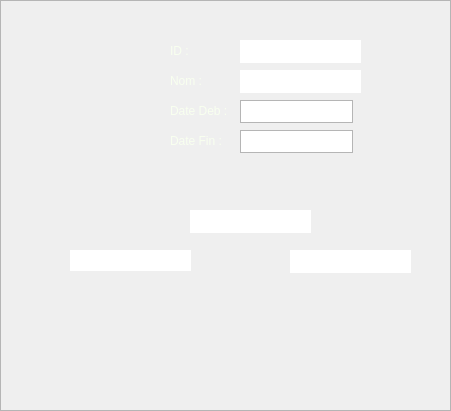
   <widget class="QFrame" name="Prop">
    <property name="geometry">
     <rect>
      <x>590</x>
      <y>120</y>
      <width>451</width>
      <height>411</height>
     </rect>
    </property>
    <property name="styleSheet">
     <string notr="true">border : 1px groove;border-color:#b5b5b5;color:white</string>
    </property>
    <property name="frameShape">
     <enum>QFrame::StyledPanel</enum>
    </property>
    <property name="frameShadow">
     <enum>QFrame::Raised</enum>
    </property>
    <widget class="QLabel" name="label_69">
     <property name="geometry">
      <rect>
       <x>170</x>
       <y>70</y>
       <width>41</width>
       <height>21</height>
      </rect>
     </property>
     <property name="styleSheet">
      <string notr="true">QLabel{
 color: rgb(248, 255, 239);
 border: 0px  tranparent;

}</string>
     </property>
     <property name="text">
      <string>Nom :</string>
     </property>
    </widget>
    <widget class="QLabel" name="label_70">
     <property name="geometry">
      <rect>
       <x>170</x>
       <y>100</y>
       <width>71</width>
       <height>21</height>
      </rect>
     </property>
     <property name="styleSheet">
      <string notr="true">QLabel{
 color: rgb(248, 255, 239);
 border: 0px  tranparent;

}</string>
     </property>
     <property name="text">
      <string>Date Deb :</string>
     </property>
    </widget>
    <widget class="QLineEdit" name="datedebFiche">
     <property name="geometry">
      <rect>
       <x>240</x>
       <y>100</y>
       <width>113</width>
       <height>23</height>
      </rect>
     </property>
     <property name="text">
      <string>09/01/2020</string>
     </property>
    </widget>
    <widget class="QLabel" name="label_71">
     <property name="geometry">
      <rect>
       <x>170</x>
       <y>130</y>
       <width>61</width>
       <height>21</height>
      </rect>
     </property>
     <property name="styleSheet">
      <string notr="true">QLabel{
 color: rgb(248, 255, 239);
 border: 0px  tranparent;

}</string>
     </property>
     <property name="text">
      <string>Date Fin :</string>
     </property>
    </widget>
    <widget class="QLineEdit" name="datefinFiche">
     <property name="geometry">
      <rect>
       <x>240</x>
       <y>130</y>
       <width>113</width>
       <height>23</height>
      </rect>
     </property>
     <property name="text">
      <string>08/03/2020</string>
     </property>
    </widget>
    <widget class="QLabel" name="cup">
     <property name="geometry">
      <rect>
       <x>60</x>
       <y>60</y>
       <width>71</width>
       <height>71</height>
      </rect>
     </property>
     <property name="styleSheet">
      <string notr="true">QLabel{
 color: rgb(248, 255, 239);
 border: 0px  tranparent;

}</string>
     </property>
     <property name="text">
      <string/>
     </property>
     <property name="pixmap">
      <pixmap>img/cup.png</pixmap>
     </property>
     <property name="scaledContents">
      <bool>true</bool>
     </property>
    </widget>
    <widget class="QLabel" name="cupClassement">
     <property name="geometry">
      <rect>
       <x>110</x>
       <y>240</y>
       <width>251</width>
       <height>91</height>
      </rect>
     </property>
     <property name="styleSheet">
      <string notr="true">QLabel{
 color: rgb(248, 255, 239);
 border: 0px  tranparent;

}</string>
     </property>
     <property name="text">
      <string/>
     </property>
     <property name="pixmap">
      <pixmap>img/pdmm.png</pixmap>
     </property>
     <property name="scaledContents">
      <bool>true</bool>
     </property>
    </widget>
    <widget class="QLineEdit" name="labelPremiPrix">
     <property name="geometry">
      <rect>
       <x>190</x>
       <y>210</y>
       <width>121</width>
       <height>23</height>
      </rect>
     </property>
     <property name="styleSheet">
      <string notr="true">QLineEdit{
 border: 0px  tranparent;
}</string>
     </property>
     <property name="text">
      <string>2,5 millions USD</string>
     </property>
    </widget>
    <widget class="QLineEdit" name="labelDeuxPrix">
     <property name="geometry">
      <rect>
       <x>70</x>
       <y>250</y>
       <width>121</width>
       <height>21</height>
      </rect>
     </property>
     <property name="styleSheet">
      <string notr="true">QLineEdit{
 border: 0px  tranparent;
}</string>
     </property>
     <property name="text">
      <string>1,5 millions USD</string>
     </property>
    </widget>
    <widget class="QLineEdit" name="labelTroiPrix">
     <property name="geometry">
      <rect>
       <x>290</x>
       <y>250</y>
       <width>121</width>
       <height>23</height>
      </rect>
     </property>
     <property name="styleSheet">
      <string notr="true">QLineEdit{
 border: 0px  tranparent;
}</string>
     </property>
     <property name="text">
      <string>800 000 USD</string>
     </property>
    </widget>
    <widget class="QLabel" name="label_72">
     <property name="geometry">
      <rect>
       <x>170</x>
       <y>40</y>
       <width>41</width>
       <height>21</height>
      </rect>
     </property>
     <property name="styleSheet">
      <string notr="true">QLabel{
 color: rgb(248, 255, 239);
 border: 0px  tranparent;

}</string>
     </property>
     <property name="text">
      <string>ID :</string>
     </property>
    </widget>
    <widget class="QLineEdit" name="IdCompFiche">
     <property name="geometry">
      <rect>
       <x>240</x>
       <y>40</y>
       <width>121</width>
       <height>23</height>
      </rect>
     </property>
     <property name="styleSheet">
      <string notr="true">QLineEdit{
 border: 0px  tranparent;
}</string>
     </property>
     <property name="text">
      <string>CF2020</string>
     </property>
    </widget>
    <widget class="QLineEdit" name="NomCompFiche">
     <property name="geometry">
      <rect>
       <x>240</x>
       <y>70</y>
       <width>121</width>
       <height>23</height>
      </rect>
     </property>
     <property name="styleSheet">
      <string notr="true">QLineEdit{
 border: 0px  tranparent;
}</string>
     </property>
     <property name="text">
      <string>Coupe d'Afrique</string>
     </property>
    </widget>
   </widget>
